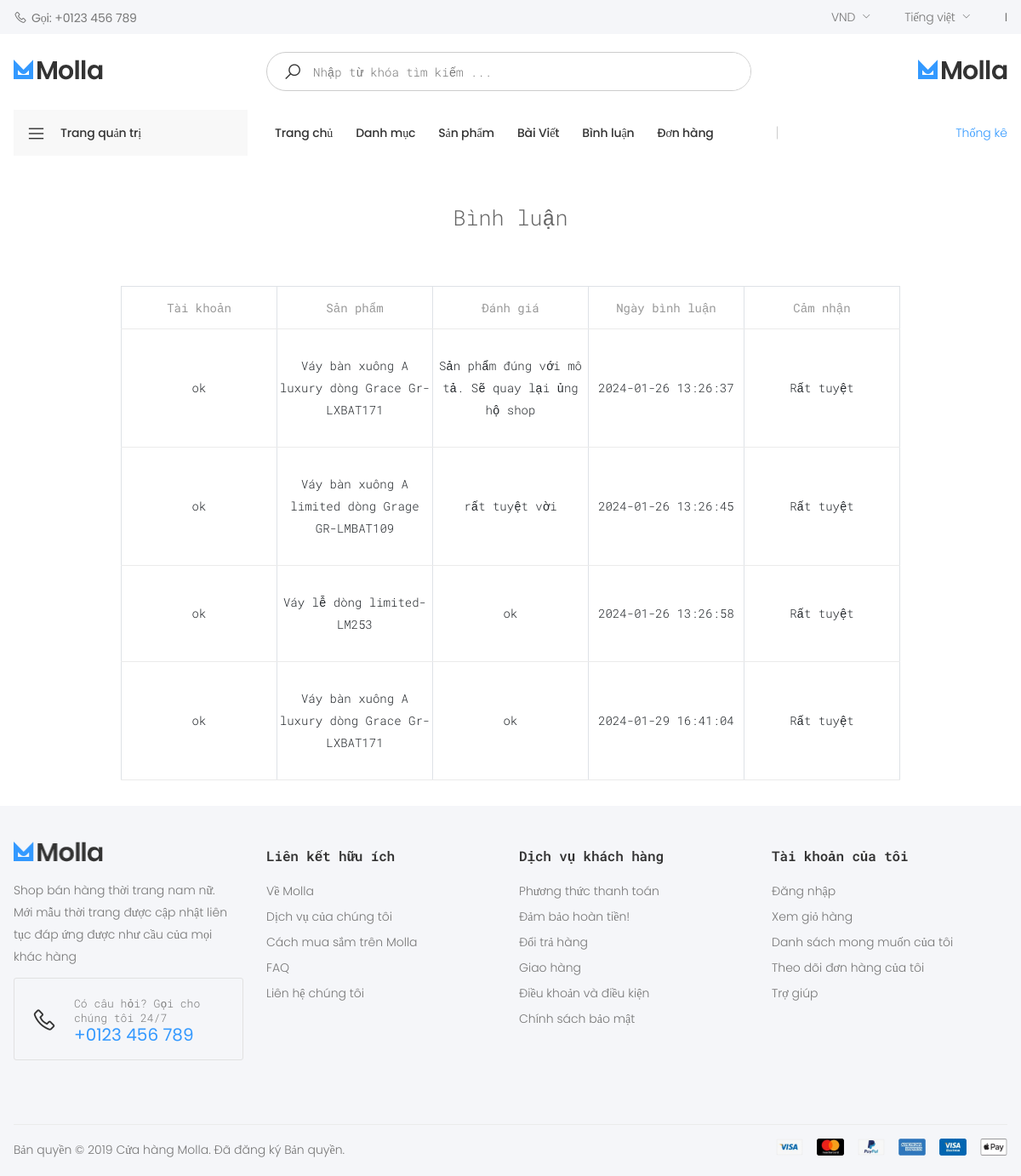
/admin/?act=binhluan, run on the app's committed database.
### tables this page shows
CREATE TABLE `binhluan` (
  `id` int NOT NULL,
  `idsp` int NOT NULL,
  `taikhoan` varchar(255) NOT NULL,
  `danhgia` varchar(255) NOT NULL,
  `ngaybinhluan` varchar(30) NOT NULL,
  `camnhan` varchar(500) NOT NULL
);

CREATE TABLE `sanpham` (
  `id` int NOT NULL,
  `ten` varchar(255) NOT NULL,
  `soLuong` int NOT NULL,
  `gia` int NOT NULL,
  `hinhAnh` varchar(255) NOT NULL,
  `moTa` varchar(255) NOT NULL,
  `idDanhMuc` int NOT NULL,
  `luotxem` int NOT NULL,
  `trangThai` tinyint NOT NULL,
  `luotthue` int NOT NULL
);

### common/helper.php (called while the page is built, shortened)
<?php
if (!function_exists('showViewAdmin')) {
    function showViewAdmin($view, $data = null)
    {
        require_once '../admin/views/master.php';
    }
}

### admin/controllers/SanPhamController.php (called while the page is built, shortened)
<?php
function binhluan(){
    $data['binhluan']=listbinhluan();
    showViewAdmin('../admin/views/sanpham/binhluan.php', $data);
}

### admin/models/SanPham.php (called while the page is built, shortened)
<?php
function listbinhluan()
{
    try {
        $sql = "SELECT sp.ten, bl.taikhoan,bl.danhgia, bl.ngaybinhluan, bl.camnhan
                FROM binhluan bl
                JOIN sanpham sp ON bl.idsp = sp.id;";
        $stmt = $GLOBALS['conn']->prepare($sql);
        $stmt->execute();
        return $stmt->fetchAll(PDO::FETCH_ASSOC);
    } catch (Exception $e) {
        echo 'LỖI: ' . $e->getMessage();
        die;
    }
}

### admin/views/sanpham/binhluan.php (the view, shortened to what this page needs)
<main class="main text-center" style="width: 78%; margin: 0 auto;">
    <div class="box_title" style="font-size: 25px">Bình luận</div> <br>
    <div class="container mt-3">
        <div class="row">
            <div class="col-12">
                <form action="#" method="POST">
                    <div class="mb-3 formds_loai">
                        <table class="table table-bordered">
                            <thead>
                            <tr>
                                <th class="text-center">Tài khoản</th>
                                <th class="text-center">Sản phẩm</th>
                                <th class="text-center">Đánh giá</th>
                                <th class="text-center">Ngày bình luận</th>
                                <th class="text-center">Cảm nhận</th>
                            </tr>
                            </thead>
                            <tbody>
                            <?php foreach ($binhluan as $bl) : ?>
                                <?php extract($bl); ?>
                                <tr>
                                    <td class="col-md-2 text-center"><?= $bl['taikhoan'] ?></td>
                                    <td class="col-md-2 text-center"><?= $bl['ten'] ?></td>
                                    <td class="col-md-2 text-center"><?= $bl['danhgia'] ?></td>
                                    <td class="col-md-2 text-center"><?= $bl['ngaybinhluan'] ?></td>
                                    <td class="col-md-2 text-center"><?= $bl['camnhan'] ?></td>
                                </tr>
                            <?php endforeach; ?>
                            </tbody>
                        </table>
                    </div>
                </form>
            </div>
        </div>
    </div>
</main>

### admin/index.php (shortened to what this page needs)
<?php
require_once '../common/helper.php';
$action = $_GET['act'] ?? null;
switch ($action) {
    case 'binhluan':
        binhluan();
        break;
}

### admin/views/master.php (shortened to what this page needs)
<!DOCTYPE html>
<html lang="en">
<head>
    <link rel="stylesheet" href="../assets/vendor/line-awesome/line-awesome/line-awesome/css/line-awesome.min.css">
    <link rel="stylesheet" href="../assets/css/bootstrap.min.css">
    <link rel="stylesheet" href="../assets/css/plugins/owl-carousel/owl.carousel.css">
    <link rel="stylesheet" href="../assets/css/plugins/magnific-popup/magnific-popup.css">
    <link rel="stylesheet" href="../assets/css/plugins/jquery.countdown.css">
    <link rel="stylesheet" href="../assets/css/style.css">
    <link rel="stylesheet" href="../assets/css/skins/skin-demo-4.css">
    <link rel="stylesheet" href="../assets/css/demos/demo-4.css">
</head>
<body>
<div class="page-wrapper">
    <header class="header header-intro-clearance header-4">
        <div class="header-top">
            <div class="container">
                <div class="header-left">
                    <a href="tel:#"><i class="icon-phone"></i>Gọi: +0123 456 789</a>
                </div>
                <div class="header-right">
                    <ul class="top-menu">
                        <li>
                            <ul>
                                <li>
                                    <div class="header-dropdown">
                                        <a href="#">VND</a>
                                    </div>
                                </li>
                                <li>
                                    <div class="header-dropdown">
                                        <a href="#">Tiếng việt</a>
                                    </div>
                                </li>
                                <li><a href="" data-toggle="modal">I</a></li>
                            </ul>
                        </li>
                    </ul>
                </div>
            </div>
        </div>
        <div class="header-middle">
            <div class="container">
                <div class="header-left">
                    <a href="index.html" class="logo">
                        <img src="../assets/images/demos/demo-4/logo.png" alt="Molla Logo" width="105" height="25">
                    </a>
                </div>
                <div class="header-center">
                    <div class="header-search header-search-extended header-search-visible d-none d-lg-block">
                        <form action="#" method="get">
                            <div class="header-search-wrapper search-wrapper-wide">
                                <button class="btn btn-primary" type="submit"><i class="icon-search"></i></button>
                                <input type="search" class="form-control" name="q" id="q" placeholder="Nhập từ khóa tìm kiếm ..." required>
                            </div>
                        </form>
                    </div>
                </div>
                <div class="header-right">
                    <a href="index.html" class="logo">
                        <img src="../assets/images/demos/demo-4/logo.png" alt="Molla Logo" width="105" height="25">
                    </a>
                </div>
            </div>
        </div>
        <div class="header-bottom sticky-header">
            <div class="container">
                <div class="header-left">
                    <div class="dropdown category-dropdown">
                        <a href="#" class="dropdown-toggle" >
                            Trang quản trị
                        </a>
                    </div>
                </div>
                <div class="header-center">
                    <nav class="main-nav">
                        <ul class="menu sf-arrows">
                            <li class="megamenu-container ">
                                <a href="/admin" >Trang chủ</a>
                            </li>
                            <li>
                                <a href="/admin/?act=listCategory" >Danh mục</a>
                            </li>
                            <li>
                                <a href="/admin/?act=listProduct">Sản phẩm</a>
                            </li>
                            <li>
                                <a href="/admin/?act=listPosts" >Bài Viết</a>
                            </li>
                            <li>
                                <a href="/admin/?act=binhluan" >Bình luận</a>
                            </li>
                            <li>
                                <a href="/admin/?act=donhang" >Đơn hàng</a>
                            </li>
                        </ul>
                    </nav>
                </div>
                <div class="header-right">
                    <a href="/admin/?act=thongke" >Thống kê</a>
                </div>
            </div>
        </div>
    </header>
    <?php require_once $view ?>
    <footer class="footer">
        <div class="footer-middle">
            <div class="container">
                <div class="row">
                    <div class="col-sm-6 col-lg-3">
                        <div class="widget widget-about">
                            <img src="../assets/images/demos/demo-4/logo-footer.png" class="footer-logo" alt="Logo chân trang" width="105" height="25">
                            <p>Shop bán hàng thời trang nam nữ. Mới mẫu thời trang được cập nhật liên tục đáp ứng được như cầu của mọi khác hàng  </p>
                            <div class="widget-call">
                                <i class="icon-phone"></i>
                                Có câu hỏi? Gọi cho chúng tôi 24/7
                                <a href="tel:#">+0123 456 789</a>
                            </div>
                        </div>
                    </div>
                    <div class="col-sm-6 col-lg-3">
                        <div class="widget">
                            <h4 class="widget-title">Liên kết hữu ích</h4>
                            <ul class="widget-list">
                                <li><a href="about.html">
                                        Về Molla</a></li>
                                <li><a href="#">Dịch vụ của chúng tôi</a></li>
                                <li><a href="#">Cách mua sắm trên Molla</a></li>
                                <li><a href="faq.html">FAQ</a></li>
                                <li><a href="contact.html">Liên hệ chúng tôi</a></li>
                            </ul>
                        </div>
                    </div>
                    <div class="col-sm-6 col-lg-3">
                        <div class="widget">
                            <h4 class="widget-title">Dịch vụ khách hàng</h4>
                            <ul class="widget-list">
                                <li><a href="#">Phương thức thanh toán</a></li>
                                <li><a href="#">Đảm bảo hoàn tiền!</a></li>
                                <li><a href="#">Đổi trả hàng</a></li>
                                <li><a href="#">Giao hàng</a></li>
                                <li><a href="#">Điều khoản và điều kiện</a></li>
                                <li><a href="#">Chính sách bảo mật</a></li>
                            </ul>
                        </div>
                    </div>
                    <div class="col-sm-6 col-lg-3">
                        <div class="widget">
                            <h4 class="widget-title">Tài khoản của tôi</h4>
                            <ul class="widget-list">
                                <li><a href="#">Đăng nhập</a></li>
                                <li><a href="cart.html">Xem giỏ hàng</a></li>
                                <li><a href="#">Danh sách mong muốn của tôi</a></li>
                                <li><a href="#">Theo dõi đơn hàng của tôi</a></li>
                                <li><a href="#">Trợ giúp</a></li>
                            </ul>
                        </div>
                    </div>
                </div>
            </div>
        </div>
        <div class="footer-bottom">
            <div class="container">
                <p class="footer-copyright">Bản quyền © 2019 Cửa hàng Molla. Đã đăng ký Bản quyền.</p>
                <figure class="footer-payments">
                    <img src="../assets/images/payments.png" alt="Các phương thức thanh toán" width="272" height="20">
                </figure>
            </div>
        </div>
    </footer>
</div>
</body>
</html>

### assets/css/skins/skin-demo-4.css (style rules this page uses)
a { color:#39f }
.header-3 .header-search-extended .btn,.header-4 .header-search-extended .btn { background-color:transparent;color:#333 }
.btn-primary { color:#fff;background-color:#39f;border-color:#39f;box-shadow:none }
.header-bottom .menu>li>a:before { background-color:#39f }
.category-dropdown .dropdown-toggle:before { background-color:#39f }
.header-4 .header-search .header-search-wrapper { border-color:#39f }

### assets/css/demos/demo-4.css (style rules this page uses)
.footer { background-color:#f5f6f9 }
.footer .footer-middle { border-top:none;padding:5rem 0 3.5rem }
.footer .widget-title { font-weight:600 }
.widget-list a { position:relative }
.widget-list a:before { content:'';display:block;position:absolute;left:0;bottom:0;width:100%;height:.1rem;background-color:#39f;transform-origin:right center;transform:scale(0, 1);transition:transform .3s ease }
.widget-about p:last-of-type { margin-bottom:1.2rem }
.widget-call { position:relative;font-size:1.3rem;padding:2.1rem 2rem 1.6rem 7rem;border:.1rem solid #e1e1e1;border-radius:.3rem;line-height:1.25;max-width:270px }
.widget-call i { display:inline-block;color:#333;font-size:3rem;line-height:1;position:absolute;left:2rem;top:50%;transform:translateY(-50%);-ms-transform:translateY(-50%) }
.widget-call a { display:block;font-weight:400;font-size:2rem;color:#39f }
.footer-bottom .container { padding-top:1.75rem;padding-bottom:1.75rem }

### data on the page
binhluan: taikhoan "ok", sanpham.ten "Váy bàn xuông A luxury dòng Grace Gr-LXBAT171", danhgia "Sản phẩm đúng với mô tả. Sẽ quay lại ủng hộ shop", ngaybinhluan "2024-01-26 13:26:37", camnhan "Rất tuyệt"
binhluan: taikhoan "ok", sanpham.ten "Váy bàn xuông A limited dòng Grage GR-LMBAT109", danhgia "rất tuyệt vời", ngaybinhluan "2024-01-26 13:26:45", camnhan "Rất tuyệt"
binhluan: taikhoan "ok", sanpham.ten "Váy lễ dòng limited-LM253", danhgia "ok", ngaybinhluan "2024-01-26 13:26:58", camnhan "Rất tuyệt"
binhluan: taikhoan "ok", sanpham.ten "Váy bàn xuông A luxury dòng Grace Gr-LXBAT171", danhgia "ok", ngaybinhluan "2024-01-29 16:41:04", camnhan "Rất tuyệt"
